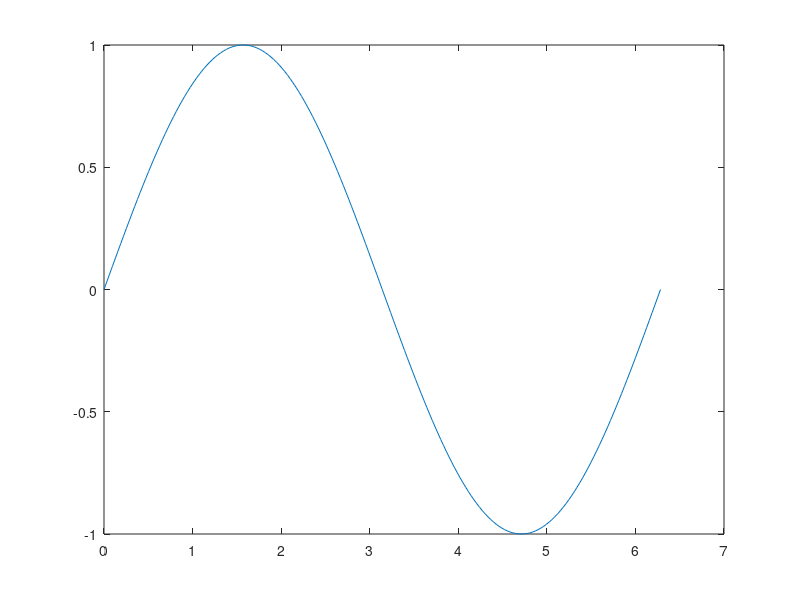

MATLAB code to generate this figure: (Note: this script raises an error after producing the figure.)
% Introduce the data file from MNIST
x = 0:pi/100:2*pi;
y = sin(x);

plot(x,y)

% Break into subgroups of around 12 elements?


% Loop through the subgroup and pass each element to the backprop network
Backpropagation()

% Handle the results


% Create graphical representations of the inputs and outputs

